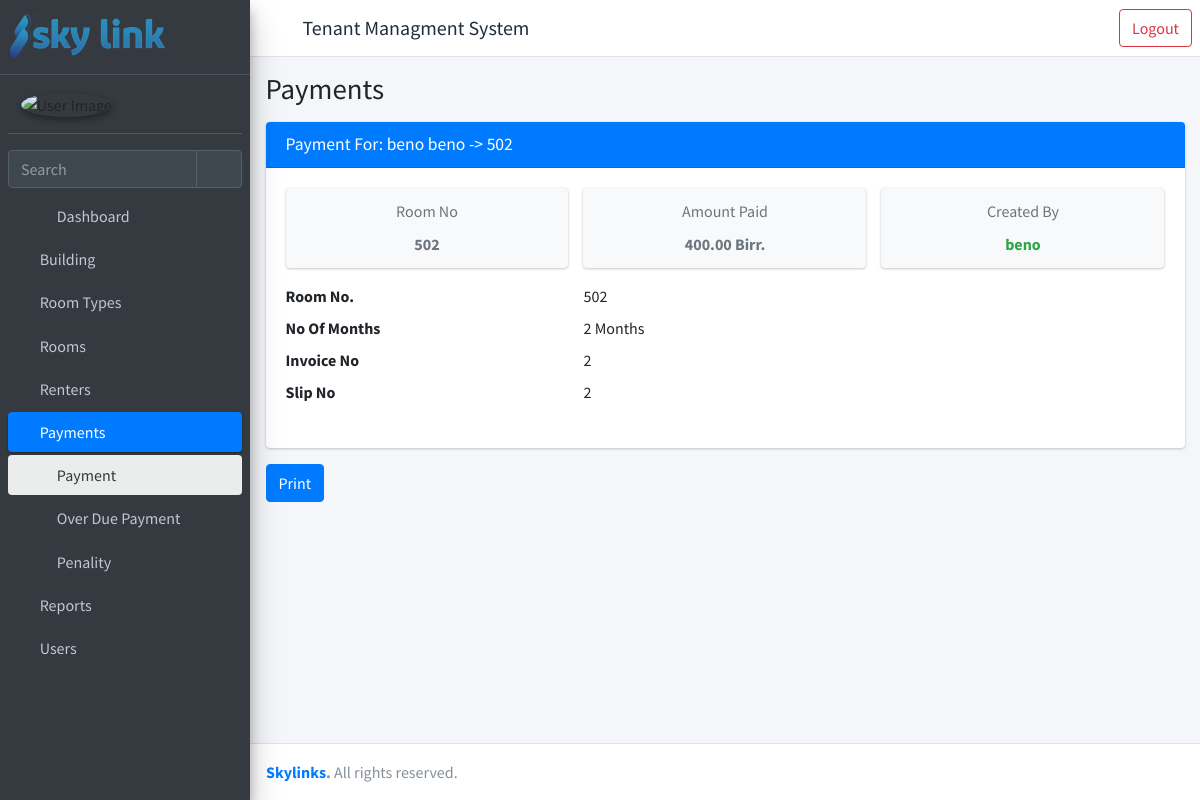
The page /detail-payment/1/ (signed in) on the database its author committed.
### rent/models.py (models this page shows, shortened)
class Payment(models.Model):
    renter = models.ForeignKey("rent.Renter", verbose_name=_(
        "Renter"), on_delete=models.PROTECT)
    paid_date = models.DateField(_("Paid Date"), auto_now_add=True)
    no_of_months = models.PositiveIntegerField(_("No Of Months"))
    amount = models.DecimalField(
        _("Rent Cost"), max_digits=10, decimal_places=2)
    invoice_no = models.CharField(_("Invoice No"), max_length=50)
    slip_no = models.CharField(_("Slip No"), max_length=50)
    payment_method = models.CharField(
        _("Payment Method"), max_length=50, choices=PAYMENT_METHOD_CHOICES)
    remark = models.TextField(_("Remark"), blank=True, default="No Remark.")
    vat = models.DecimalField(_("VAT Amount"), max_digits=10, decimal_places=2)
    penality = models.DecimalField(
        _("Penality Amount"), max_digits=10, decimal_places=2)
    report = models.ForeignKey("rent.Report", verbose_name=_(
        "Reported to."), on_delete=models.PROTECT, blank=True)
    created_by = models.ForeignKey(settings.AUTH_USER_MODEL, verbose_name=_(
        "Created By"), on_delete=models.PROTECT, related_name="created_by_payment")
    created_date = models.DateTimeField(_("Created Date"), auto_now_add=True)
    updated_by = models.ForeignKey(settings.AUTH_USER_MODEL, verbose_name=_(
        "Updated By"), on_delete=models.PROTECT, related_name="updated_by_payment")
    updated_date = models.DateTimeField(_("Updated Date"), auto_now=True)

class Renter(models.Model):
    first_name = models.CharField(_("First Name"), max_length=30)
    last_name = models.CharField(_("Last Name"), max_length=30)
    phone = models.CharField(_("Phone number"), max_length=30)
    id_no = models.CharField(_("ID No."), max_length=50)
    deposited_amount = models.DecimalField(
        _("Deposited Amount"), max_digits=15, decimal_places=2, default=0)
    date_admitted = models.DateField(_("Date Admitted"), default=timezone.now)
    room = models.ForeignKey("rent.Room", verbose_name=_(
        "Room"), on_delete=models.PROTECT, related_name="rents")
    chat_id = models.CharField(_("Chat ID"), max_length=50, default=0)
    is_rented = models.BooleanField(_("Is Rented"), default=True)
    date_left = models.DateField(_("Date Field"), blank=True, null=True)
    created_by = models.ForeignKey(settings.AUTH_USER_MODEL, verbose_name=_(
        "Created By"), on_delete=models.PROTECT, related_name="created_by_renter")
    created_date = models.DateTimeField(_("Created Date"), auto_now_add=True)
    updated_by = models.ForeignKey(settings.AUTH_USER_MODEL, verbose_name=_(
        "Updated By"), on_delete=models.PROTECT, related_name="updated_by_renter")
    updated_date = models.DateTimeField(_("Updated Date"), auto_now=True)
    def full_name(self) -> str:
        return self.first_name + ' ' + self.last_name
    def __str__(self) -> str:
        return self.full_name() + f' -> {self.room}'

class Room(models.Model):
    building = models.ForeignKey("rent.Building", verbose_name=_(
        "Building"), on_delete=models.PROTECT)
    floor_no = models.PositiveIntegerField(_("Floor No."))
    room_type = models.ForeignKey("rent.RoomType", verbose_name=_(
        "Room Type"), on_delete=models.PROTECT)
    room_no = models.CharField(_("Room No."), max_length=10)
    width = models.DecimalField(
        _("Room Width"), max_digits=5, decimal_places=2, blank=True, null=True)
    length = models.DecimalField(
        _("Room Length"), max_digits=5, decimal_places=2, blank=True, null=True)
    area = models.DecimalField(_("Area"), max_digits=10, decimal_places=2)
    price_msq = models.DecimalField(
        _("Price per MSq"), max_digits=10, decimal_places=2)
    status = models.CharField(
        _("Status"), max_length=50, choices=STATUS_CHOICES, default="vacant")
    total_price = models.DecimalField(
        _("Total Price"), max_digits=10, decimal_places=2)
    is_active = models.BooleanField(default=True)
    created_by = models.ForeignKey(settings.AUTH_USER_MODEL, verbose_name=_(
        "Created By"), on_delete=models.PROTECT, related_name="created_by_room")
    created_date = models.DateTimeField(_("Created Date"), auto_now_add=True)
    updated_by = models.ForeignKey(settings.AUTH_USER_MODEL, verbose_name=_(
        "Updated By"), on_delete=models.PROTECT, related_name="updated_by_room")
    updated_date = models.DateTimeField(_("Updated Date"), auto_now=True)
    def __str__(self) -> str:
        return self.room_no

### rent/views.py (the view)
class PaymentDetailView(LoginRequiredMixin, PaymentViewPermissionMixin, DetailView):
    model = Payment
    login_required = True
    template_name = "rent/detail-payment.html"
    def get_context_data(self, **kwargs):
        context = super().get_context_data(**kwargs)
        context["title"] = "Payments"
        context["open"] = "payment"
        context['obj_model'] = "renter"
        return {**context, **permissions(self.request)}

### templates/rent/detail-payment.html (shortened to what this page needs)
{% extends 'rent/homepage.html' %}
{% block main_page %}
<div class="content">
    <div class="container-fluid">
        <div id='example1' class="card">
            <div class="card-header bg-primary">
                <h3 class="card-title">
                    Payment For: {{object.renter}}
                </h3>
            </div>
            <div class="card-body">
                <div class="row">
                    <div class="col-12 col-sm-4">
                        <div class="info-box bg-light">
                            <div class="info-box-content">
                                <span class="info-box-text text-center text-muted">
                                    Room No
                                </span>
                                <span class="info-box-number text-center text-muted">
                                    {{object.renter.room}}
                                </span>
                            </div>
                        </div>
                    </div>
                    <div class="col-12 col-sm-4">
                        <div class="info-box bg-light">
                            <div class="info-box-content">
                                <span class="info-box-text text-center text-muted">
                                    Amount Paid
                                </span>
                                <span class="info-box-number text-center text-muted">
                                    {{object.amount}} Birr.
                                </span>
                            </div>
                        </div>
                    </div>
                    <div class="col-12 col-sm-4">
                        <div class="info-box bg-light">
                            <div class="info-box-content">
                                <span class="info-box-text text-center text-muted">
                                    Created By
                                </span>
                                <span class="info-box-number text-center text-muted">
                                    <span class="text-success">{{object.created_by}}</span>
                                </span>
                            </div>
                        </div>
                    </div>
                </div>
                <dl class="row">
                    <dt class="col-sm-4">
                        Room No.
                    </dt>
                    <dd class="col-sm-8">
                        {{ object.renter.room}}
                    </dd>
                    <dt class="col-sm-4">
                        No Of Months
                    </dt>
                    <dd class="col-sm-8">
                        {{ object.no_of_months}} {% if object.no_of_months == 1  %} Month {% else%} Months {% endif %}
                    </dd>
                    <dt class="col-sm-4">
                        Invoice No
                    </dt>
                    <dd class="col-sm-8">
                        {{ object.invoice_no }}
                    </dd>
                    <dt class="col-sm-4">
                        Slip No
                    </dt>
                    <dd class="col-sm-8">
                        {{ object.slip_no }}
                    </dd>
                </dl>
            </div>
        </div>
        <input class='btn btn-primary ml-auto' type="button" value="Print" onclick="printDiv()">
    </div>
</div>
{% endblock main_page %}
{% block scripts %}
    {% load static %}
{% endblock scripts %}

### rows shown on the page
Payment: renter "beno beno -> 502", renter.room "502", amount "400.00", created_by "beno", no_of_months "2", invoice_no "2", slip_no "2"

### other values the page prints
{{ title }} "Payments"
